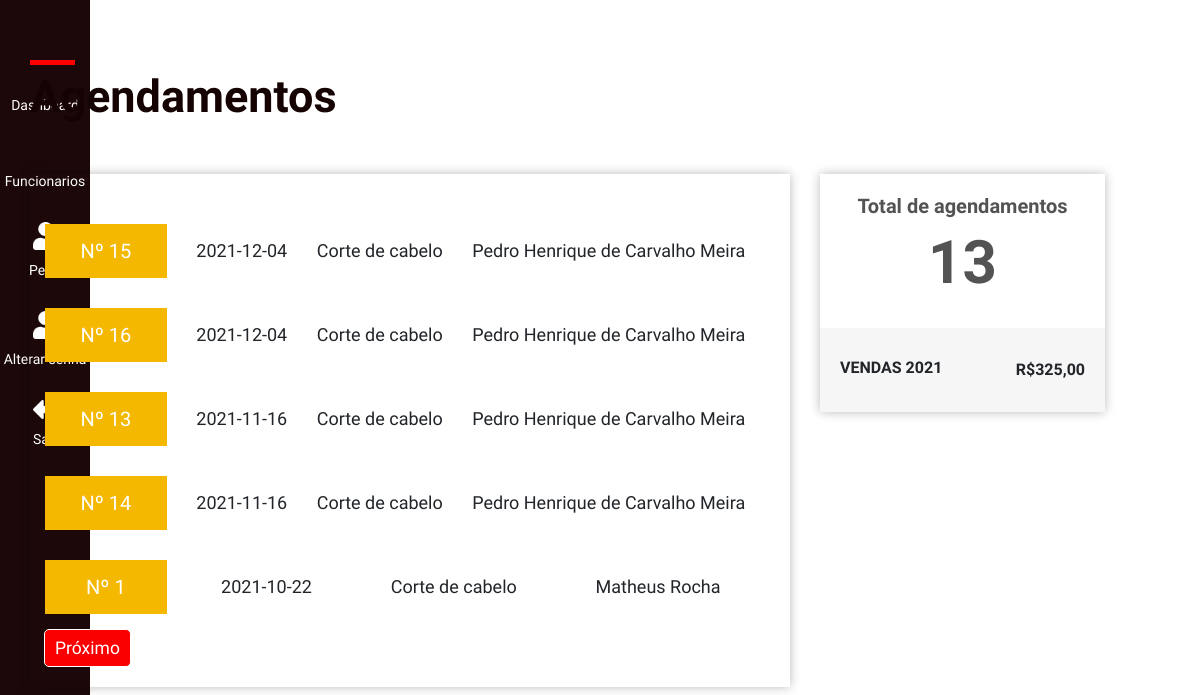
The app's page /admin (signed in), older data.
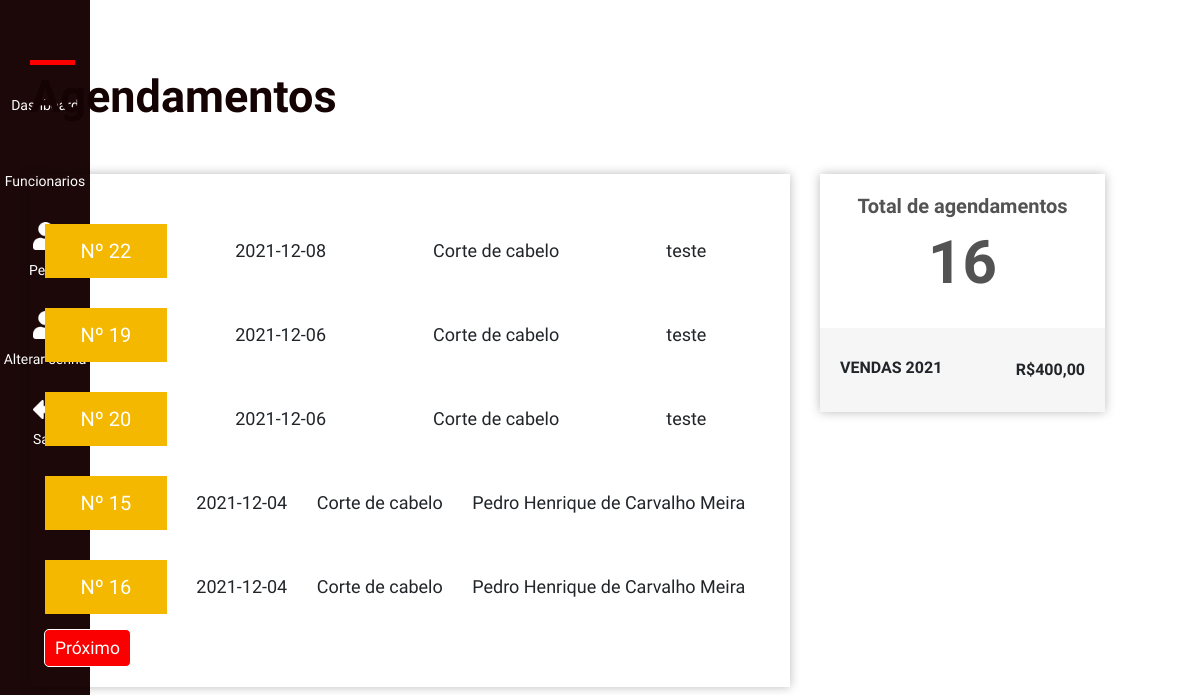
The same page, newer data.
### app/models.py (models this page shows, shortened)
class Reserva(db.Model):
    id_reserva = db.Column(db.Integer, primary_key=True)
    horario_inicio = db.Column(db.Time)
    horario_fim = db.Column(db.Time)
    data = db.Column(db.Date)
    usuario_id = db.Column(db.Integer, db.ForeignKey('usuario.id'))
    barbeiro_id = db.Column(db.Integer, db.ForeignKey('barbeiro.id_barbeiro'))
    servico_id = db.Column(db.Integer, db.ForeignKey('servico.id_servico'))
    def reservas_por_barbeiro(self, barbeiro_id):
        reservas = Reserva.query\
            .join(Usuario, Reserva.usuario_id==Usuario.id)\
            .join(Servico, Reserva.servico_id==Servico.id_servico)\
            .add_columns(
                Reserva.id_reserva,
                Reserva.data,
                Usuario.nome.label('cliente'),
                Servico.nome.label('servico')
            )\
            .filter(Reserva.barbeiro_id == barbeiro_id)\
            .order_by(desc(Reserva.data))
        return reservas
    def valor_total_reservas_por_barbeiro(self, barbeiro_id):
        reservas = Reserva.query\
            .join(Servico, Reserva.servico_id==Servico.id_servico)\
            .add_columns(Servico.valor.label('valor'))\
            .filter(Reserva.barbeiro_id == barbeiro_id)\
            .all()
        return reservas

class Servico(db.Model):
    id_servico = db.Column(db.Integer, primary_key=True)
    nome = db.Column(db.String(100))
    valor = db.Column(db.Float)
    servico_executado = db.relationship('Reserva', backref='servico', lazy='dynamic')

class Usuario(db.Model):
    id = db.Column(db.Integer, primary_key=True)
    nome = db.Column(db.String(100), index=True)
    email = db.Column(db.String(100), index=True, unique=True)
    senha = db.Column(db.String(128))
    reservas = db.relationship('Reserva', backref='cliente', lazy='dynamic')

### app/routes.py (the view)
@app.route('/admin')
def admin():
    id_barbeiro = session['id_barbeiro']
    page = request.args.get('page', 1, type=int)
    reservas = Reserva()
    valor_total = reservas.valor_total_reservas_por_barbeiro(id_barbeiro)
    reservas = reservas.reservas_por_barbeiro(id_barbeiro).paginate(
        page, 5, False
    )
    qtd = len(valor_total)
    total = "R${:.2f}".format(calcula_valor_total_servicos(valor_total)).replace('.',',')
    next_url = url_for('admin', page=reservas.next_num) \
        if reservas.has_next else None
    prev_url = url_for('admin', page=reservas.prev_num) \
        if reservas.has_prev else None
    return render_template(
        'admin/agendamentos.html',
        reservas=reservas.items,
        next_url=next_url,
        prev_url=prev_url,
        total=total,
        qtd=qtd
    )

### app/routes.py (called while the page is built)
def calcula_valor_total_servicos(total):
    lista_valores = []
    for t in total:
        lista_valores.append(t['valor'])
    return sum(lista_valores)

### app/templates/admin/agendamentos.html (shortened to what this page needs)
{% extends "base.html" %}
{% block content %}
<section style="padding-top: 70px;">
    <div class="container">
        <div class="row">
            <div class="col-12 px-0">
                <h1 class="c-brown section__title u-title-after">Agendamentos</h1>
            </div>
            <div class="col-8 historic__card">
                {% for r in reservas %}
                <div class="col-12 d-flex mt-5">
                    <div class="col-2 py-4 bgc-yellow d-flex justify-content-center">
                        <h2 class="c-white text-center">Nº {{r.id_reserva}}</h2>
                    </div>
                    <div class="col-10 d-flex justify-content-around align-items-center">
                        <h2 class="dashboard__infos">{{r.data}}</h2>
                        <h2 class="dashboard__infos">{{r.servico}}</h2>
                        <h2 class="dashboard__infos">{{r.cliente}}</h2>
                    </div>
                </div>
                {% endfor %}
                {% if next_url %}
                <a href="{{ next_url }}"class="btn btn-primary btn-lg">Próximo</a>
                {% endif %}
            </div>
            <div class="col-3 dashboard__card ml-5 pb-0 px-0">
                <div class="col-12 d-flex align-items-center justify-content-between">
                    <div class="text-center dashboard__card--numbers mx-auto">
                        <h3 class="c-gray4">Total de agendamentos</h3>
                        <span class="c-gray4">{{ qtd }}</span>
                    </div>
                </div>
                <div class="col-12 dashboard__card--values d-flex justify-content-between">
                    <h2>Vendas 2021</h2>
                    <span>{{ total }}</span>
                </div>
            </div>
        </div>
    </div>
</section>
{% endblock %}

Row changes from the older to the newer data that the page shows:
no longer on this page (row unchanged): Reserva: id_reserva "13", data "2021-11-16", servico "Corte de cabelo", cliente "Pedro Henrique de Carvalho Meira"
no longer on this page (row unchanged): Reserva: id_reserva "14", data "2021-11-16", servico "Corte de cabelo", cliente "Pedro Henrique de Carvalho Meira"
no longer on this page (row unchanged): Reserva: id_reserva "1", data "2021-10-22", servico "Corte de cabelo", cliente "Matheus Rocha"
added Reserva: id_reserva "22", data "2021-12-08", servico "Corte de cabelo", cliente "teste"
added Reserva: id_reserva "19", data "2021-12-06", servico "Corte de cabelo", cliente "teste"
added Reserva: id_reserva "20", data "2021-12-06", servico "Corte de cabelo", cliente "teste"
Text that changed along with them:
{{ qtd }}: "13" → "16"
{{ total }}: "R$325,00" → "R$400,00"
